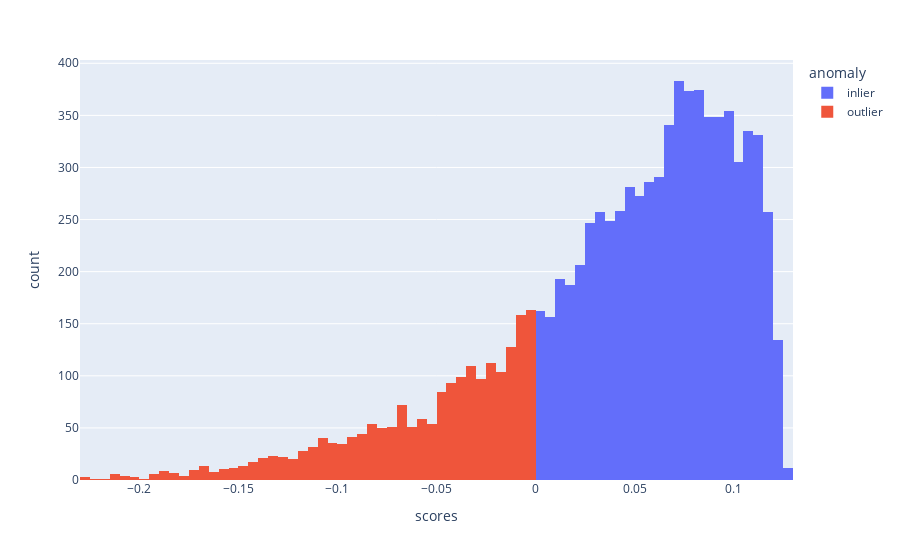

Notebook code for this chart:
### Code cell
fig=px.histogram(cc_data,x='scores',color='anomaly')
fig.show()

#the histogram shows how the 'scores' are distributed for normal data points(scores>0) versus anomalous data points (scores <0).

### Figure 1 — Plotly figure (JSON) as saved in the notebook; plotly's stock layout.template omitted (floating-point values rounded to 4 significant figures; data arrays with more than 128 entries replaced by an {"elided": "..."} marker saying what was removed)
{"data": [{"alignmentgroup": "True", "bingroup": "x", "hovertemplate": "anomaly=inlier<br>scores=%{x}<br>count=%{y}<extra></extra>", "legendgroup": "inlier", "marker": {"color": "#636efa", "pattern": {"shape": ""}}, "name": "inlier", "offsetgroup": "inlier", "orientation": "v", "showlegend": true, "type": "histogram", "x": {"elided": "6941 float values"}, "xaxis": "x", "yaxis": "y"}, {"alignmentgroup": "True", "bingroup": "x", "hovertemplate": "anomaly=outlier<br>scores=%{x}<br>count=%{y}<extra></extra>", "legendgroup": "outlier", "marker": {"color": "#EF553B", "pattern": {"shape": ""}}, "name": "outlier", "offsetgroup": "outlier", "orientation": "v", "showlegend": true, "type": "histogram", "x": {"elided": "2009 float values"}, "xaxis": "x", "yaxis": "y"}], "layout": {"barmode": "relative", "legend": {"title": {"text": "anomaly"}, "tracegroupgap": 0}, "margin": {"t": 60}, "xaxis": {"anchor": "y", "domain": [0, 1], "title": {"text": "scores"}}, "yaxis": {"anchor": "x", "domain": [0, 1], "title": {"text": "count"}}}}
